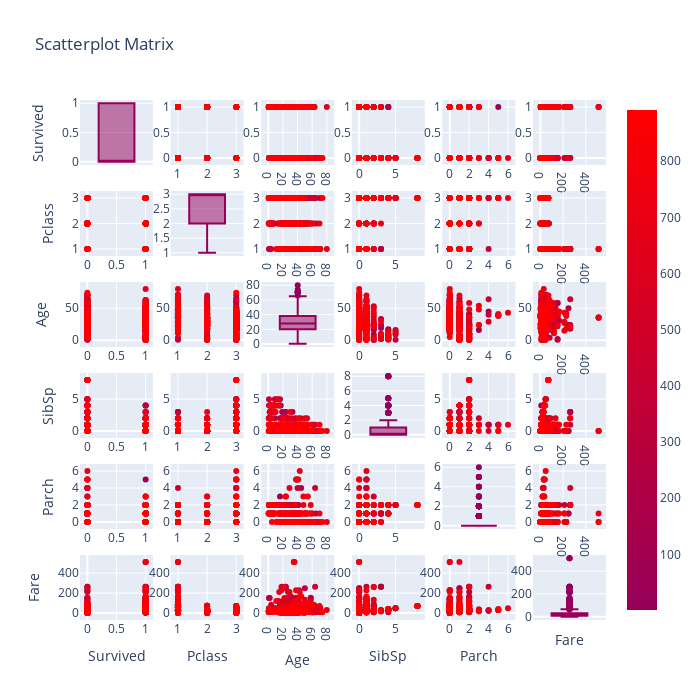

The notebook cell this image was saved under:
### Code cell
#Question 3
import plotly.figure_factory as ff
fig = ff.create_scatterplotmatrix(df2, diag='box', index='PassengerId',colormap='Rainbow',
                                  colormap_type='cat',
                                  height=700, width=700)

#fig = go.Figure(fig)


#fig = go.Figure(dict(data = data, layout = layout))

fig.show()

### Figure 1 — Plotly figure (JSON) as saved in the notebook; plotly's stock layout.template omitted (floating-point values rounded to 4 significant figures; data arrays with more than 128 entries replaced by an {"elided": "..."} marker saying what was removed)
{"data": [{"marker": {"color": "rgb(150, 0, 90)"}, "showlegend": false, "type": "box", "xaxis": "x", "y": {"elided": "891 int values"}, "yaxis": "y"}, {"marker": {"color": {"elided": "891 int values"}, "colorscale": [[0, "rgb(150, 0, 90)"], [1, "rgb(255, 0, 0)"]], "showscale": true, "size": 6}, "mode": "markers", "showlegend": false, "type": "scatter", "x": {"elided": "891 int values"}, "xaxis": "x2", "y": {"elided": "891 int values"}, "yaxis": "y2"}, {"marker": {"color": {"elided": "891 int values"}, "colorscale": [[0, "rgb(150, 0, 90)"], [1, "rgb(255, 0, 0)"]], "showscale": false, "size": 6}, "mode": "markers", "showlegend": false, "type": "scatter", "x": {"elided": "891 float values"}, "xaxis": "x3", "y": {"elided": "891 int values"}, "yaxis": "y3"}, {"marker": {"color": {"elided": "891 int values"}, "colorscale": [[0, "rgb(150, 0, 90)"], [1, "rgb(255, 0, 0)"]], "showscale": false, "size": 6}, "mode": "markers", "showlegend": false, "type": "scatter", "x": {"elided": "891 int values"}, "xaxis": "x4", "y": {"elided": "891 int values"}, "yaxis": "y4"}, {"marker": {"color": {"elided": "891 int values"}, "colorscale": [[0, "rgb(150, 0, 90)"], [1, "rgb(255, 0, 0)"]], "showscale": false, "size": 6}, "mode": "markers", "showlegend": false, "type": "scatter", "x": {"elided": "891 int values"}, "xaxis": "x5", "y": {"elided": "891 int values"}, "yaxis": "y5"}, {"marker": {"color": {"elided": "891 int values"}, "colorscale": [[0, "rgb(150, 0, 90)"], [1, "rgb(255, 0, 0)"]], "showscale": false, "size": 6}, "mode": "markers", "showlegend": false, "type": "scatter", "x": {"elided": "891 float values"}, "xaxis": "x6", "y": {"elided": "891 int values"}, "yaxis": "y6"}, {"marker": {"color": {"elided": "891 int values"}, "colorscale": [[0, "rgb(150, 0, 90)"], [1, "rgb(255, 0, 0)"]], "showscale": false, "size": 6}, "mode": "markers", "showlegend": false, "type": "scatter", "x": {"elided": "891 int values"}, "xaxis": "x7", "y": {"elided": "891 int values"}, "yaxis": "y7"}, {"marker": {"color": "rgb(150, 0, 90)"}, "showlegend": false, "type": "box", "xaxis": "x8", "y": {"elided": "891 int values"}, "yaxis": "y8"}, {"marker": {"color": {"elided": "891 int values"}, "colorscale": [[0, "rgb(150, 0, 90)"], [1, "rgb(255, 0, 0)"]], "showscale": false, "size": 6}, "mode": "markers", "showlegend": false, "type": "scatter", "x": {"elided": "891 float values"}, "xaxis": "x9", "y": {"elided": "891 int values"}, "yaxis": "y9"}, {"marker": {"color": {"elided": "891 int values"}, "colorscale": [[0, "rgb(150, 0, 90)"], [1, "rgb(255, 0, 0)"]], "showscale": false, "size": 6}, "mode": "markers", "showlegend": false, "type": "scatter", "x": {"elided": "891 int values"}, "xaxis": "x10", "y": {"elided": "891 int values"}, "yaxis": "y10"}, {"marker": {"color": {"elided": "891 int values"}, "colorscale": [[0, "rgb(150, 0, 90)"], [1, "rgb(255, 0, 0)"]], "showscale": false, "size": 6}, "mode": "markers", "showlegend": false, "type": "scatter", "x": {"elided": "891 int values"}, "xaxis": "x11", "y": {"elided": "891 int values"}, "yaxis": "y11"}, {"marker": {"color": {"elided": "891 int values"}, "colorscale": [[0, "rgb(150, 0, 90)"], [1, "rgb(255, 0, 0)"]], "showscale": false, "size": 6}, "mode": "markers", "showlegend": false, "type": "scatter", "x": {"elided": "891 float values"}, "xaxis": "x12", "y": {"elided": "891 int values"}, "yaxis": "y12"}, {"marker": {"color": {"elided": "891 int values"}, "colorscale": [[0, "rgb(150, 0, 90)"], [1, "rgb(255, 0, 0)"]], "showscale": false, "size": 6}, "mode": "markers", "showlegend": false, "type": "scatter", "x": {"elided": "891 int values"}, "xaxis": "x13", "y": {"elided": "891 float values"}, "yaxis": "y13"}, {"marker": {"color": {"elided": "891 int values"}, "colorscale": [[0, "rgb(150, 0, 90)"], [1, "rgb(255, 0, 0)"]], "showscale": false, "size": 6}, "mode": "markers", "showlegend": false, "type": "scatter", "x": {"elided": "891 int values"}, "xaxis": "x14", "y": {"elided": "891 float values"}, "yaxis": "y14"}, {"marker": {"color": "rgb(150, 0, 90)"}, "showlegend": false, "type": "box", "xaxis": "x15", "y": {"elided": "891 float values"}, "yaxis": "y15"}, {"marker": {"color": {"elided": "891 int values"}, "colorscale": [[0, "rgb(150, 0, 90)"], [1, "rgb(255, 0, 0)"]], "showscale": false, "size": 6}, "mode": "markers", "showlegend": false, "type": "scatter", "x": {"elided": "891 int values"}, "xaxis": "x16", "y": {"elided": "891 float values"}, "yaxis": "y16"}, {"marker": {"color": {"elided": "891 int values"}, "colorscale": [[0, "rgb(150, 0, 90)"], [1, "rgb(255, 0, 0)"]], "showscale": false, "size": 6}, "mode": "markers", "showlegend": false, "type": "scatter", "x": {"elided": "891 int values"}, "xaxis": "x17", "y": {"elided": "891 float values"}, "yaxis": "y17"}, {"marker": {"color": {"elided": "891 int values"}, "colorscale": [[0, "rgb(150, 0, 90)"], [1, "rgb(255, 0, 0)"]], "showscale": false, "size": 6}, "mode": "markers", "showlegend": false, "type": "scatter", "x": {"elided": "891 float values"}, "xaxis": "x18", "y": {"elided": "891 float values"}, "yaxis": "y18"}, {"marker": {"color": {"elided": "891 int values"}, "colorscale": [[0, "rgb(150, 0, 90)"], [1, "rgb(255, 0, 0)"]], "showscale": false, "size": 6}, "mode": "markers", "showlegend": false, "type": "scatter", "x": {"elided": "891 int values"}, "xaxis": "x19", "y": {"elided": "891 int values"}, "yaxis": "y19"}, {"marker": {"color": {"elided": "891 int values"}, "colorscale": [[0, "rgb(150, 0, 90)"], [1, "rgb(255, 0, 0)"]], "showscale": false, "size": 6}, "mode": "markers", "showlegend": false, "type": "scatter", "x": {"elided": "891 int values"}, "xaxis": "x20", "y": {"elided": "891 int values"}, "yaxis": "y20"}, {"marker": {"color": {"elided": "891 int values"}, "colorscale": [[0, "rgb(150, 0, 90)"], [1, "rgb(255, 0, 0)"]], "showscale": false, "size": 6}, "mode": "markers", "showlegend": false, "type": "scatter", "x": {"elided": "891 float values"}, "xaxis": "x21", "y": {"elided": "891 int values"}, "yaxis": "y21"}, {"marker": {"color": "rgb(150, 0, 90)"}, "showlegend": false, "type": "box", "xaxis": "x22", "y": {"elided": "891 int values"}, "yaxis": "y22"}, {"marker": {"color": {"elided": "891 int values"}, "colorscale": [[0, "rgb(150, 0, 90)"], [1, "rgb(255, 0, 0)"]], "showscale": false, "size": 6}, "mode": "markers", "showlegend": false, "type": "scatter", "x": {"elided": "891 int values"}, "xaxis": "x23", "y": {"elided": "891 int values"}, "yaxis": "y23"}, {"marker": {"color": {"elided": "891 int values"}, "colorscale": [[0, "rgb(150, 0, 90)"], [1, "rgb(255, 0, 0)"]], "showscale": false, "size": 6}, "mode": "markers", "showlegend": false, "type": "scatter", "x": {"elided": "891 float values"}, "xaxis": "x24", "y": {"elided": "891 int values"}, "yaxis": "y24"}, {"marker": {"color": {"elided": "891 int values"}, "colorscale": [[0, "rgb(150, 0, 90)"], [1, "rgb(255, 0, 0)"]], "showscale": false, "size": 6}, "mode": "markers", "showlegend": false, "type": "scatter", "x": {"elided": "891 int values"}, "xaxis": "x25", "y": {"elided": "891 int values"}, "yaxis": "y25"}, {"marker": {"color": {"elided": "891 int values"}, "colorscale": [[0, "rgb(150, 0, 90)"], [1, "rgb(255, 0, 0)"]], "showscale": false, "size": 6}, "mode": "markers", "showlegend": false, "type": "scatter", "x": {"elided": "891 int values"}, "xaxis": "x26", "y": {"elided": "891 int values"}, "yaxis": "y26"}, {"marker": {"color": {"elided": "891 int values"}, "colorscale": [[0, "rgb(150, 0, 90)"], [1, "rgb(255, 0, 0)"]], "showscale": false, "size": 6}, "mode": "markers", "showlegend": false, "type": "scatter", "x": {"elided": "891 float values"}, "xaxis": "x27", "y": {"elided": "891 int values"}, "yaxis": "y27"}, {"marker": {"color": {"elided": "891 int values"}, "colorscale": [[0, "rgb(150, 0, 90)"], [1, "rgb(255, 0, 0)"]], "showscale": false, "size": 6}, "mode": "markers", "showlegend": false, "type": "scatter", "x": {"elided": "891 int values"}, "xaxis": "x28", "y": {"elided": "891 int values"}, "yaxis": "y28"}, {"marker": {"color": "rgb(150, 0, 90)"}, "showlegend": false, "type": "box", "xaxis": "x29", "y": {"elided": "891 int values"}, "yaxis": "y29"}, {"marker": {"color": {"elided": "891 int values"}, "colorscale": [[0, "rgb(150, 0, 90)"], [1, "rgb(255, 0, 0)"]], "showscale": false, "size": 6}, "mode": "markers", "showlegend": false, "type": "scatter", "x": {"elided": "891 float values"}, "xaxis": "x30", "y": {"elided": "891 int values"}, "yaxis": "y30"}, {"marker": {"color": {"elided": "891 int values"}, "colorscale": [[0, "rgb(150, 0, 90)"], [1, "rgb(255, 0, 0)"]], "showscale": false, "size": 6}, "mode": "markers", "showlegend": false, "type": "scatter", "x": {"elided": "891 int values"}, "xaxis": "x31", "y": {"elided": "891 float values"}, "yaxis": "y31"}, {"marker": {"color": {"elided": "891 int values"}, "colorscale": [[0, "rgb(150, 0, 90)"], [1, "rgb(255, 0, 0)"]], "showscale": false, "size": 6}, "mode": "markers", "showlegend": false, "type": "scatter", "x": {"elided": "891 int values"}, "xaxis": "x32", "y": {"elided": "891 float values"}, "yaxis": "y32"}, {"marker": {"color": {"elided": "891 int values"}, "colorscale": [[0, "rgb(150, 0, 90)"], [1, "rgb(255, 0, 0)"]], "showscale": false, "size": 6}, "mode": "markers", "showlegend": false, "type": "scatter", "x": {"elided": "891 float values"}, "xaxis": "x33", "y": {"elided": "891 float values"}, "yaxis": "y33"}, {"marker": {"color": {"elided": "891 int values"}, "colorscale": [[0, "rgb(150, 0, 90)"], [1, "rgb(255, 0, 0)"]], "showscale": false, "size": 6}, "mode": "markers", "showlegend": false, "type": "scatter", "x": {"elided": "891 int values"}, "xaxis": "x34", "y": {"elided": "891 float values"}, "yaxis": "y34"}, {"marker": {"color": {"elided": "891 int values"}, "colorscale": [[0, "rgb(150, 0, 90)"], [1, "rgb(255, 0, 0)"]], "showscale": false, "size": 6}, "mode": "markers", "showlegend": false, "type": "scatter", "x": {"elided": "891 int values"}, "xaxis": "x35", "y": {"elided": "891 float values"}, "yaxis": "y35"}, {"marker": {"color": "rgb(150, 0, 90)"}, "showlegend": false, "type": "box", "xaxis": "x36", "y": {"elided": "891 float values"}, "yaxis": "y36"}], "layout": {"height": 700, "showlegend": true, "title": {"text": "Scatterplot Matrix"}, "width": 700, "xaxis": {"anchor": "y", "domain": [0, 0.1389], "showticklabels": false}, "xaxis10": {"anchor": "y10", "domain": [0.5167, 0.6556]}, "xaxis11": {"anchor": "y11", "domain": [0.6889, 0.8278]}, "xaxis12": {"anchor": "y12", "domain": [0.8611, 1]}, "xaxis13": {"anchor": "y13", "domain": [0, 0.1389]}, "xaxis14": {"anchor": "y14", "domain": [0.1722, 0.3111]}, "xaxis15": {"anchor": "y15", "domain": [0.3444, 0.4833], "showticklabels": false}, "xaxis16": {"anchor": "y16", "domain": [0.5167, 0.6556]}, "xaxis17": {"anchor": "y17", "domain": [0.6889, 0.8278]}, "xaxis18": {"anchor": "y18", "domain": [0.8611, 1]}, "xaxis19": {"anchor": "y19", "domain": [0, 0.1389]}, "xaxis2": {"anchor": "y2", "domain": [0.1722, 0.3111]}, "xaxis20": {"anchor": "y20", "domain": [0.1722, 0.3111]}, "xaxis21": {"anchor": "y21", "domain": [0.3444, 0.4833]}, "xaxis22": {"anchor": "y22", "domain": [0.5167, 0.6556], "showticklabels": false}, "xaxis23": {"anchor": "y23", "domain": [0.6889, 0.8278]}, "xaxis24": {"anchor": "y24", "domain": [0.8611, 1]}, "xaxis25": {"anchor": "y25", "domain": [0, 0.1389]}, "xaxis26": {"anchor": "y26", "domain": [0.1722, 0.3111]}, "xaxis27": {"anchor": "y27", "domain": [0.3444, 0.4833]}, "xaxis28": {"anchor": "y28", "domain": [0.5167, 0.6556]}, "xaxis29": {"anchor": "y29", "domain": [0.6889, 0.8278], "showticklabels": false}, "xaxis3": {"anchor": "y3", "domain": [0.3444, 0.4833]}, "xaxis30": {"anchor": "y30", "domain": [0.8611, 1]}, "xaxis31": {"anchor": "y31", "domain": [0, 0.1389], "title": {"text": "Survived"}}, "xaxis32": {"anchor": "y32", "domain": [0.1722, 0.3111], "title": {"text": "Pclass"}}, "xaxis33": {"anchor": "y33", "domain": [0.3444, 0.4833], "title": {"text": "Age"}}, "xaxis34": {"anchor": "y34", "domain": [0.5167, 0.6556], "title": {"text": "SibSp"}}, "xaxis35": {"anchor": "y35", "domain": [0.6889, 0.8278], "title": {"text": "Parch"}}, "xaxis36": {"anchor": "y36", "domain": [0.8611, 1], "showticklabels": false, "title": {"text": "Fare"}}, "xaxis4": {"anchor": "y4", "domain": [0.5167, 0.6556]}, "xaxis5": {"anchor": "y5", "domain": [0.6889, 0.8278]}, "xaxis6": {"anchor": "y6", "domain": [0.8611, 1]}, "xaxis7": {"anchor": "y7", "domain": [0, 0.1389]}, "xaxis8": {"anchor": "y8", "domain": [0.1722, 0.3111], "showticklabels": false}, "xaxis9": {"anchor": "y9", "domain": [0.3444, 0.4833]}, "yaxis": {"anchor": "x", "domain": [0.875, 1], "title": {"text": "Survived"}}, "yaxis10": {"anchor": "x10", "domain": [0.7, 0.825]}, "yaxis11": {"anchor": "x11", "domain": [0.7, 0.825]}, "yaxis12": {"anchor": "x12", "domain": [0.7, 0.825]}, "yaxis13": {"anchor": "x13", "domain": [0.525, 0.65], "title": {"text": "Age"}}, "yaxis14": {"anchor": "x14", "domain": [0.525, 0.65]}, "yaxis15": {"anchor": "x15", "domain": [0.525, 0.65]}, "yaxis16": {"anchor": "x16", "domain": [0.525, 0.65]}, "yaxis17": {"anchor": "x17", "domain": [0.525, 0.65]}, "yaxis18": {"anchor": "x18", "domain": [0.525, 0.65]}, "yaxis19": {"anchor": "x19", "domain": [0.35, 0.475], "title": {"text": "SibSp"}}, "yaxis2": {"anchor": "x2", "domain": [0.875, 1]}, "yaxis20": {"anchor": "x20", "domain": [0.35, 0.475]}, "yaxis21": {"anchor": "x21", "domain": [0.35, 0.475]}, "yaxis22": {"anchor": "x22", "domain": [0.35, 0.475]}, "yaxis23": {"anchor": "x23", "domain": [0.35, 0.475]}, "yaxis24": {"anchor": "x24", "domain": [0.35, 0.475]}, "yaxis25": {"anchor": "x25", "domain": [0.175, 0.3], "title": {"text": "Parch"}}, "yaxis26": {"anchor": "x26", "domain": [0.175, 0.3]}, "yaxis27": {"anchor": "x27", "domain": [0.175, 0.3]}, "yaxis28": {"anchor": "x28", "domain": [0.175, 0.3]}, "yaxis29": {"anchor": "x29", "domain": [0.175, 0.3]}, "yaxis3": {"anchor": "x3", "domain": [0.875, 1]}, "yaxis30": {"anchor": "x30", "domain": [0.175, 0.3]}, "yaxis31": {"anchor": "x31", "domain": [0, 0.125], "title": {"text": "Fare"}}, "yaxis32": {"anchor": "x32", "domain": [0, 0.125]}, "yaxis33": {"anchor": "x33", "domain": [0, 0.125]}, "yaxis34": {"anchor": "x34", "domain": [0, 0.125]}, "yaxis35": {"anchor": "x35", "domain": [0, 0.125]}, "yaxis36": {"anchor": "x36", "domain": [0, 0.125]}, "yaxis4": {"anchor": "x4", "domain": [0.875, 1]}, "yaxis5": {"anchor": "x5", "domain": [0.875, 1]}, "yaxis6": {"anchor": "x6", "domain": [0.875, 1]}, "yaxis7": {"anchor": "x7", "domain": [0.7, 0.825], "title": {"text": "Pclass"}}, "yaxis8": {"anchor": "x8", "domain": [0.7, 0.825]}, "yaxis9": {"anchor": "x9", "domain": [0.7, 0.825]}}}
